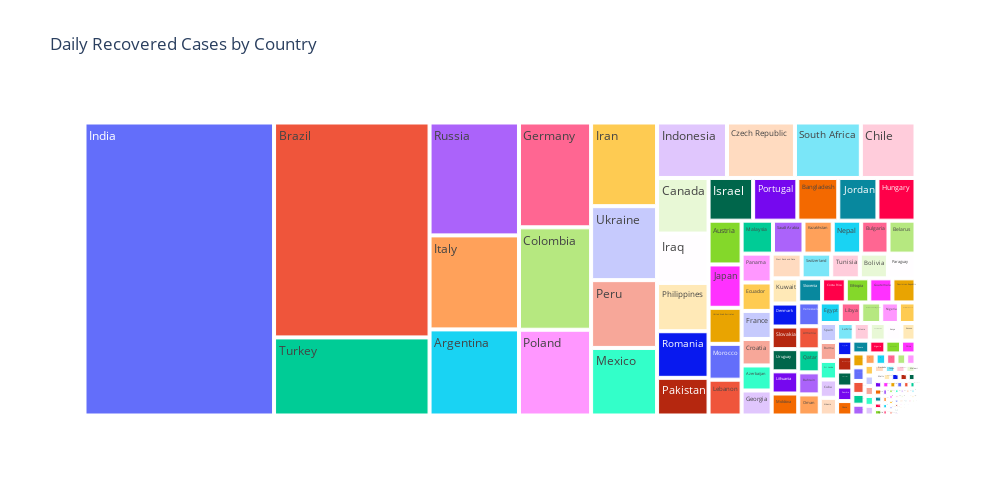

The notebook cell this image was saved under:
### Code cell
#считаем среднее ежедневно фиксируемое количество выздоровевших по странам
treemap_data = covid_df.groupby(
    by='country',
    as_index=False
)[['daily_recovered']].mean()

#строим график
fig = px.treemap(
    data_frame=treemap_data, #DataFrame
    path=['country'], #категориальный признак, для которого строится график
    values='daily_recovered', #параметр, который сравнивается
    height=500, #высота
    width=1000, #ширина
    title='Daily Recovered Cases by Country' #заголовок
)

#отображаем график
fig.show()

### Figure 1 — Plotly figure (JSON) as saved in the notebook; plotly's stock layout.template omitted (floating-point values rounded to 4 significant figures; data arrays with more than 128 entries replaced by an {"elided": "..."} marker saying what was removed)
{"data": [{"branchvalues": "total", "domain": {"x": [0, 1], "y": [0, 1]}, "hovertemplate": "labels=%{label}<br>daily_recovered=%{value}<br>parent=%{parent}<br>id=%{id}<extra></extra>", "ids": {"elided": "221 str values"}, "labels": {"elided": "221 str values"}, "name": "", "parents": {"elided": "221 str values"}, "type": "treemap", "values": {"elided": "221 float values"}}], "layout": {"height": 500, "legend": {"tracegroupgap": 0}, "title": {"text": "Daily Recovered Cases by Country"}, "width": 1000}}
